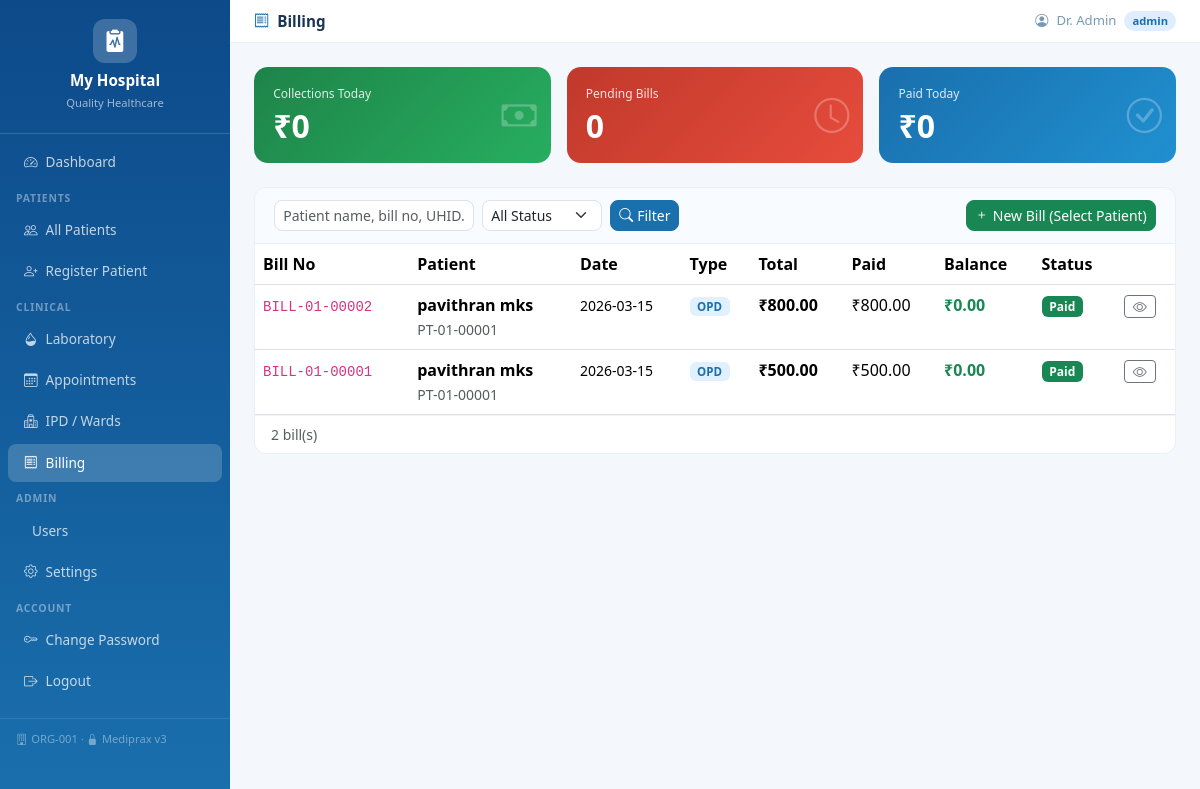
Page /billing/ (signed in) on the earlier database version.
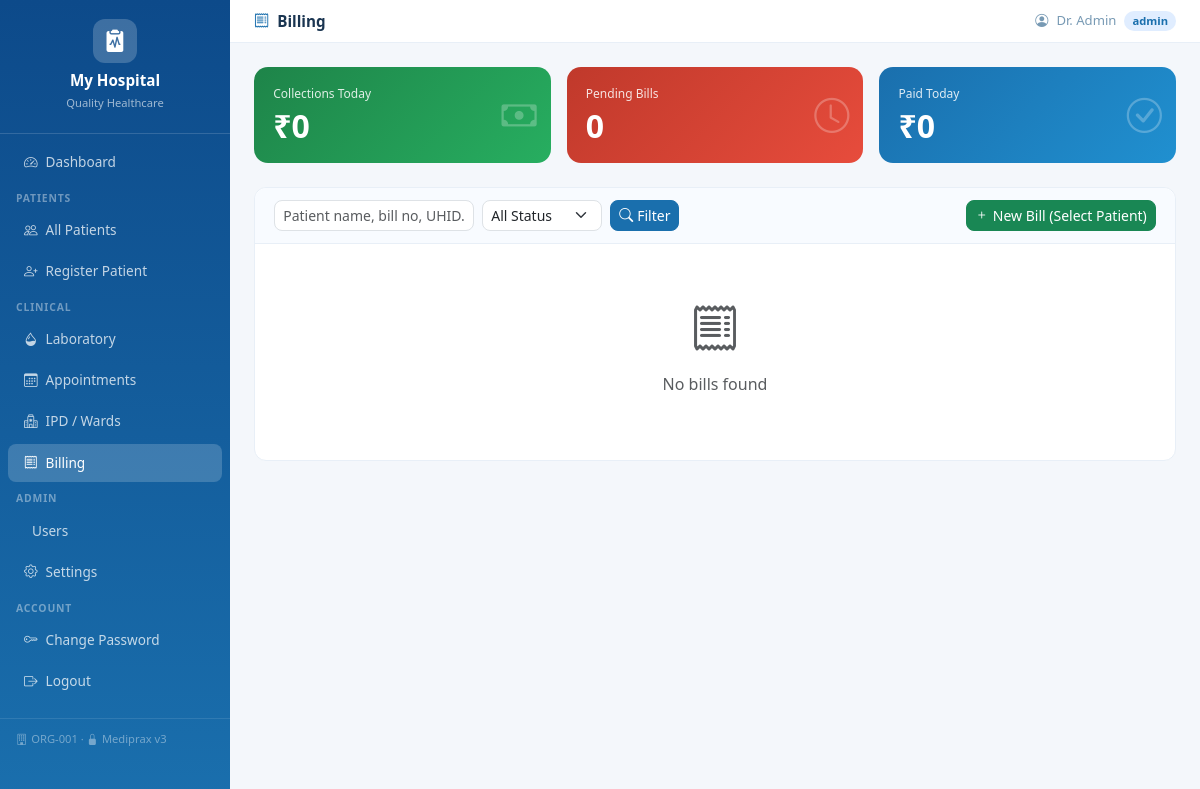
Same page on the later database version.
### tables this page shows
CREATE TABLE hospitals(
            id         INTEGER PRIMARY KEY AUTOINCREMENT,
            name       TEXT NOT NULL,
            tagline    TEXT DEFAULT 'Quality Healthcare',
            address    TEXT DEFAULT '',
            phone      TEXT DEFAULT '',
            email      TEXT DEFAULT '',
            color1     TEXT DEFAULT '#1a6fad',
            color2     TEXT DEFAULT '#0e9f8b',
            is_active  INTEGER DEFAULT 1,
            created_at TIMESTAMP DEFAULT CURRENT_TIMESTAMP
        , org_id TEXT);

CREATE TABLE settings(
            id             INTEGER PRIMARY KEY AUTOINCREMENT,
            hospital_id    INTEGER UNIQUE NOT NULL,
            doctor_name    TEXT DEFAULT '',
            doctor_degree  TEXT DEFAULT 'MBBS, MD',
            FOREIGN KEY (hospital_id) REFERENCES hospitals(id)
        );

CREATE TABLE bills(
            id             INTEGER PRIMARY KEY AUTOINCREMENT,
            hospital_id    INTEGER NOT NULL,
            patient_id     INTEGER NOT NULL,
            visit_id       INTEGER,
            admission_id   INTEGER,
            bill_no        TEXT,
            bill_date      DATE NOT NULL,
            bill_type      TEXT DEFAULT 'OPD'
                           CHECK(bill_type IN ('OPD','IPD','Emergency','Lab','Pharmacy')),
            subtotal       REAL DEFAULT 0,
            discount       REAL DEFAULT 0,
            tax            REAL DEFAULT 0,
            total          REAL DEFAULT 0,
            paid_amount    REAL DEFAULT 0,
            payment_mode   TEXT DEFAULT 'Cash'
                           CHECK(payment_mode IN ('Cash','Card','UPI','Insurance','Cheque','Online')),
            payment_status TEXT DEFAULT 'pending'
                           CHECK(payment_status IN ('pending','partial','paid','waived')),
            insurance_claim TEXT DEFAULT '',
            notes          TEXT DEFAULT '',
            created_by     INTEGER,
            created_at     TIMESTAMP DEFAULT CURRENT_TIMESTAMP,
            FOREIGN KEY (hospital_id) REFERENCES hospitals(id),
            FOREIGN KEY (patient_id)  REFERENCES patients(id)
        );

CREATE TABLE patients(
            id                INTEGER PRIMARY KEY AUTOINCREMENT,
            hospital_id       INTEGER NOT NULL,
            uhid              TEXT,
            name              TEXT NOT NULL,
            dob               DATE,
            age               INTEGER,
            gender            TEXT,
            guardian_name     TEXT DEFAULT '',
            guardian_relation TEXT DEFAULT '',
            emergency_contact TEXT DEFAULT '',
            emergency_phone   TEXT DEFAULT '',
            insurance         TEXT DEFAULT '',
            insurance_no      TEXT DEFAULT '',
            blood_group       TEXT DEFAULT '',
            rh_factor         TEXT DEFAULT '',
            height_cm         INTEGER,
            address           TEXT DEFAULT '',
            city              TEXT DEFAULT '',
            state             TEXT DEFAULT '',
            phone             TEXT DEFAULT '',
            email             TEXT DEFAULT '',
            individual_number TEXT DEFAULT '',
            occupation        TEXT DEFAULT '',
            marital_status    TEXT DEFAULT '',
            religion          TEXT DEFAULT '',
            nationality       TEXT DEFAULT 'Indian',
            comorbidity       TEXT DEFAULT '',
            known_allergies   TEXT DEFAULT '',
            past_medical_history TEXT DEFAULT '',
            past_surgical_history TEXT DEFAULT '',
            family_history    TEXT DEFAULT '',
            habits            TEXT DEFAULT '',
            patient_type      TEXT DEFAULT 'OPD'
                              CHECK(patient_type IN ('OPD','IPD','Emergency')),
            created_at        TIMESTAMP DEFAULT CURRENT_TIMESTAMP,
            updated_at        TIMESTAMP DEFAULT CURRENT_TIMESTAMP, org_id TEXT,
            FOREIGN KEY (hospital_id) REFERENCES hospitals(id)
        );

### app/routes/billing_routes.py (the view)
@billing_routes.route('/')
def bill_list():
    if not _login(): return redirect(url_for('auth.login'))
    hid = _hid()
    db  = get_db()
    q   = request.args.get('q','').strip()
    status = request.args.get('status','')
    page = max(1, request.args.get('page', 1, type=int))
    per_page = 15
    where = "WHERE b.hospital_id=?"
    params = [hid]
    if q:
        where += " AND (p.name LIKE ? OR b.bill_no LIKE ? OR p.uhid LIKE ?)"
        params += [f'%{q}%', f'%{q}%', f'%{q}%']
    if status:
        where += " AND b.payment_status=?"
        params.append(status)
    total = db.execute(f"SELECT COUNT(*) FROM bills b JOIN patients p ON b.patient_id=p.id {where}", params).fetchone()[0]
    bills = db.execute(f'''
        SELECT b.*, p.name AS patient_name, p.uhid AS patient_uhid
        FROM bills b JOIN patients p ON b.patient_id=p.id
        {where} ORDER BY b.id DESC LIMIT ? OFFSET ?
    ''', params + [per_page, (page-1)*per_page]).fetchall()
    total_pages = max(1, (total + per_page - 1) // per_page)
    stats = {
        'total_today': db.execute("SELECT COALESCE(SUM(total),0) FROM bills WHERE hospital_id=? AND bill_date=?", (hid, date.today().isoformat())).fetchone()[0],
        'pending':     db.execute("SELECT COUNT(*) FROM bills WHERE hospital_id=? AND payment_status='pending'", (hid,)).fetchone()[0],
        'paid_today':  db.execute("SELECT COALESCE(SUM(paid_amount),0) FROM bills WHERE hospital_id=? AND bill_date=? AND payment_status='paid'", (hid, date.today().isoformat())).fetchone()[0],
    }
    return render_template('billing/bill_list.html',
                           bills=[dict(b) for b in bills], stats=stats,
                           search=q, status_filter=status,
                           page=page, total_pages=total_pages, total=total)

### app/database.py (called while the page is built)
def get_db():
    if 'db' not in g:
        g.db = sqlite3.connect(current_app.config['DATABASE'])
        g.db.row_factory = sqlite3.Row
        g.db.execute('PRAGMA foreign_keys = ON')
    return g.db

### app/routes/billing_routes.py (called while the page is built)
def _hid(): return session.get('hospital_id', 1)

def _login(): return 'user_id' in session and 'hospital_id' in session

### templates/billing/bill_list.html (shortened to what this page needs)
{% extends "base.html" %}
{% block page_title %}<i class="bi bi-receipt me-2 text-primary"></i>Billing{% endblock %}
{% block content %}
<div class="row g-3 mb-4">
  <div class="col-md-4"><div class="stat-card" style="background:linear-gradient(135deg,#1e8449,#27ae60)"><small>Collections Today</small><h2>₹{{ '%.0f'|format(stats.total_today or 0) }}</h2><i class="bi bi-cash icon"></i></div></div>
  <div class="col-md-4"><div class="stat-card" style="background:linear-gradient(135deg,#c0392b,#e74c3c)"><small>Pending Bills</small><h2>{{ stats.pending }}</h2><i class="bi bi-clock icon"></i></div></div>
  <div class="col-md-4"><div class="stat-card" style="background:linear-gradient(135deg,#1a6fad,#2090d0)"><small>Paid Today</small><h2>₹{{ '%.0f'|format(stats.paid_today or 0) }}</h2><i class="bi bi-check-circle icon"></i></div></div>
</div>
<div class="card">
  <div class="card-header d-flex flex-wrap justify-content-between align-items-center gap-2">
    <form class="d-flex gap-2 flex-wrap" method="GET">
      <input type="text" name="q" value="{{ search }}" class="form-control form-control-sm" style="width:200px;border-radius:8px" placeholder="Patient name, bill no, UHID…"/>
      <select name="status" class="form-select form-select-sm" style="width:120px;border-radius:8px">
        <option value="">All Status</option>
      </select>
      <button class="btn btn-sm btn-primary" style="border-radius:8px"><i class="bi bi-search me-1"></i>Filter</button>
    </form>
    <a href="{{ url_for('patients.patients') }}" class="btn btn-sm btn-success" style="border-radius:8px"><i class="bi bi-plus me-1"></i>New Bill (Select Patient)</a>
  </div>
  <div class="card-body p-0">
    {% if bills %}
    <table class="table table-hover mb-0">
      <thead><tr><th>Bill No</th><th>Patient</th><th>Date</th><th>Type</th><th>Total</th><th>Paid</th><th>Balance</th><th>Status</th><th></th></tr></thead>
      <tbody>
      {% for b in bills %}
      <tr>
        <td><code class="small">{{ b.bill_no }}</code></td>
        <td>
          <div class="fw-semibold">{{ b.patient_name }}</div>
          <small class="text-muted">{{ b.patient_uhid or '' }}</small>
        </td>
        <td><small>{{ b.bill_date }}</small></td>
        <td><span class="badge" style="background:#e0f0ff;color:#1a6fad;font-size:.72rem">{{ b.bill_type }}</span></td>
        <td class="fw-semibold">₹{{ '%.2f'|format(b.total or 0) }}</td>
        <td>₹{{ '%.2f'|format(b.paid_amount or 0) }}</td>
        <td>
          {% set balance = (b.total or 0) - (b.paid_amount or 0) %}
          <span class="{% if balance > 0 %}text-danger{% else %}text-success{% endif %} fw-semibold">₹{{ '%.2f'|format(balance) }}</span>
        </td>
        <td>
          {% if b.payment_status=='paid' %}<span class="badge bg-success">Paid</span>
          {% elif b.payment_status=='partial' %}<span class="badge bg-warning text-dark">Partial</span>
          {% elif b.payment_status=='waived' %}<span class="badge bg-secondary">Waived</span>
          {% else %}<span class="badge bg-danger">Pending</span>{% endif %}
        </td>
        <td><a href="{{ url_for('billing.view_bill', bill_id=b.id) }}" class="btn btn-sm btn-outline-secondary py-0 px-2"><i class="bi bi-eye"></i></a></td>
      </tr>
      {% endfor %}
      </tbody>
    </table>
    <div class="px-3 py-2 d-flex justify-content-between" style="border-top:1px solid #f0f4f8">
      <small class="text-muted">{{ total }} bill(s)</small>
    </div>
    {% else %}
    <div class="text-center py-5 text-muted"><i class="bi bi-receipt" style="font-size:3rem"></i><p class="mt-2">No bills found</p></div>
    {% endif %}
  </div>
</div>
{% endblock %}

### templates/base.html (shortened to what this page needs)
<!DOCTYPE html>
<html lang="en">
<head>
  <link href="https://cdn.jsdelivr.net/npm/bootstrap@5.3.2/dist/css/bootstrap.min.css" rel="stylesheet"/>
  <link href="https://cdn.jsdelivr.net/npm/bootstrap-icons@1.11.3/font/bootstrap-icons.min.css" rel="stylesheet"/>
  <link rel="stylesheet" href="{{ url_for('static', filename='css/style.css') }}"/>
</head>
<body>
<nav id="sidebar">
  <div class="brand">
    <div class="brand-icon"><i class="bi bi-clipboard2-pulse-fill"></i></div>
    <h5>{{ hospital.name }}</h5>
    <small>{{ hospital.tagline }}</small>
  </div>
  <ul class="nav flex-column mt-2">
    {% if session.role != 'patient' %}
    <li class="nav-item"><a href="{{ url_for('auth.dashboard') }}" class="nav-link {% if request.endpoint=='auth.dashboard' %}active{% endif %}"><i class="bi bi-speedometer2"></i> Dashboard</a></li>
    <li class="nav-label">Patients</li>
    <li class="nav-item"><a href="{{ url_for('patients.patients') }}" class="nav-link {% if 'patients.' in (request.endpoint or '') %}active{% endif %}"><i class="bi bi-people"></i> All Patients</a></li>
    {% if session.role in ('admin','doctor') %}
    <li class="nav-item"><a href="{{ url_for('patients.add_patient_view') }}" class="nav-link"><i class="bi bi-person-plus"></i> Register Patient</a></li>
    {% endif %}
    <li class="nav-label">Clinical</li>
    <li class="nav-item"><a href="{{ url_for('lab.lab_list') }}" class="nav-link {% if 'lab.' in (request.endpoint or '') %}active{% endif %}"><i class="bi bi-droplet-half"></i> Laboratory</a></li>
    <li class="nav-item"><a href="{{ url_for('appointments.appointments') }}" class="nav-link {% if 'appointments.' in (request.endpoint or '') %}active{% endif %}"><i class="bi bi-calendar3"></i> Appointments</a></li>
    <li class="nav-item"><a href="{{ url_for('ipd.ward_view') }}" class="nav-link {% if 'ipd.' in (request.endpoint or '') %}active{% endif %}"><i class="bi bi-hospital"></i> IPD / Wards</a></li>
    <li class="nav-item"><a href="{{ url_for('billing.bill_list') }}" class="nav-link {% if 'billing.' in (request.endpoint or '') %}active{% endif %}"><i class="bi bi-receipt"></i> Billing</a></li>
    {% if session.role == 'admin' %}
    <li class="nav-label">Admin</li>
    <li class="nav-item"><a href="{{ url_for('auth.users') }}" class="nav-link {% if request.endpoint=='auth.users' %}active{% endif %}"> Users</a></li>
    <li class="nav-item"><a href="{{ url_for('settings.hospital_settings') }}" class="nav-link {% if 'settings.' in (request.endpoint or '') %}active{% endif %}"><i class="bi bi-gear"></i> Settings</a></li>
    {% endif %}
    {% else %}
    <li class="nav-item"><a href="{{ url_for('patients.patient_detail', pid=session.patient_id) }}" class="nav-link active"><i class="bi bi-file-medical"></i> My Records</a></li>
    {% endif %}
    <li class="nav-label">Account</li>
    <li class="nav-item"><a href="{{ url_for('auth.change_password') }}" class="nav-link"><i class="bi bi-key"></i> Change Password</a></li>
    <li class="nav-item"><a href="{{ url_for('auth.logout') }}" class="nav-link"><i class="bi bi-box-arrow-right"></i> Logout</a></li>
  </ul>
  <div class="sidebar-footer">
    {% if hospital.org_id %}<i class="bi bi-building me-1"></i>{{ hospital.org_id }} &middot; {% endif %}
    <i class="bi bi-lock-fill me-1"></i>Mediprax v3
  </div>
</nav>
<div id="topbar">
  <div class="d-flex align-items-center gap-2">
    <p class="page-title mb-0">{% block page_title %}{% endblock %}</p>
  </div>
  <div class="user-pill">
    <i class="bi bi-person-circle"></i>
    <span>{{ session.name }}</span>
    <span class="role-badge role-{{ session.role }}">{{ session.role }}</span>
  </div>
</div>
<div id="main">
  {% block content %}{% endblock %}
</div>
</body>
</html>

### static/css/style.css (style rules this page uses)
:root { --sidebar-w: 230px; }
body { margin:0; font-family:'Segoe UI',sans-serif; background:#f4f7fb; }
#sidebar { position:fixed; top:0; left:0; width:var(--sidebar-w); height:100vh; overflow-y:auto; z-index:200; }
.brand { padding:1.2rem 1rem; border-bottom:1px solid rgba(255,255,255,.15); text-align:center; }
.brand-icon { width:44px; height:44px; border-radius:12px; display:flex; align-items:center; justify-content:center; margin:0 auto .5rem; color:#fff; font-size:1.4rem; background:rgba(255,255,255,.2); }
.brand h5 { color:#fff; margin:0; font-weight:700; font-size:.95rem; }
.brand small { color:rgba(255,255,255,.6); font-size:.7rem; }
.nav-link { color:rgba(255,255,255,.75) !important; padding:.55rem 1rem !important; border-radius:8px; margin:.1rem .5rem; font-size:.85rem; display:flex; align-items:center; gap:8px; }
.nav-link:hover, .nav-link.active { background:rgba(255,255,255,.18) !important; color:#fff !important; }
.nav-label { padding:.5rem 1rem .2rem; font-size:.65rem; text-transform:uppercase; letter-spacing:.08em; color:rgba(255,255,255,.4); font-weight:700; }
.sidebar-footer { padding:.8rem 1rem; font-size:.7rem; color:rgba(255,255,255,.4); border-top:1px solid rgba(255,255,255,.1); margin-top:1rem; }
#topbar { margin-left:var(--sidebar-w); background:#fff; border-bottom:1px solid #e8eff7; padding:.6rem 1.5rem; display:flex; justify-content:space-between; align-items:center; position:sticky; top:0; z-index:100; }
.page-title { font-weight:600; font-size:.95rem; color:#1a3551; }
.user-pill { display:flex; align-items:center; gap:8px; font-size:.82rem; color:#789ab4; }
.role-badge { padding:2px 8px; border-radius:10px; font-size:.7rem; font-weight:600; }
.role-admin { background:#e0edff; color:#1a6fad; }
#main { margin-left:var(--sidebar-w); padding:1.5rem; }
.card { border:1px solid #e8eff7; border-radius:12px; box-shadow:none; }
.card-header { background:#f8fbff; border-bottom:1px solid #e8eff7; border-radius:12px 12px 0 0 !important; padding:.75rem 1.2rem; }
.stat-card { color:#fff; border-radius:14px; padding:1.1rem 1.2rem; position:relative; overflow:hidden; min-height:90px; }
.stat-card small { font-size:.75rem; opacity:.85; display:block; }
.stat-card h2 { margin:4px 0 0; font-size:2rem; font-weight:700; }
.stat-card .icon { position:absolute; right:14px; top:50%; transform:translateY(-50%); font-size:2.2rem; opacity:.25; }

Differences in the rows shown:
removed bills: bill_no "BILL-01-00002", patient_name "pavithran mks", uhid "PT-01-00001", bill_date "2026-03-15", bill_type "OPD", total "800.00", paid_amount "800.00", balance "0.00", payment_status "Paid"
removed bills: bill_no "BILL-01-00001", patient_name "pavithran mks", uhid "PT-01-00001", bill_date "2026-03-15", bill_type "OPD", total "500.00", paid_amount "500.00", balance "0.00", payment_status "Paid"
Other differences:
{{ total }}: "2" → (not shown)
text no longer shown: "Bill No Patient Date Type Total Paid Balance Status bill(s)"
text now shown: "No bills found"
